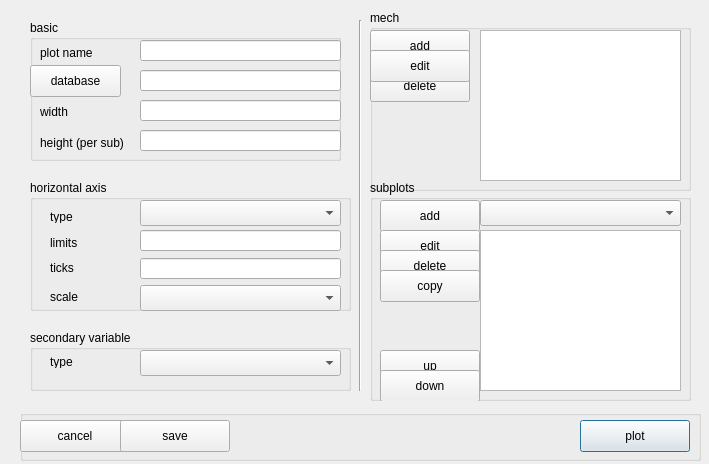
<?xml version="1.0" encoding="UTF-8"?>
<ui version="4.0">
 <class>Dialog</class>
 <widget class="QDialog" name="Dialog">
  <property name="geometry">
   <rect>
    <x>0</x>
    <y>0</y>
    <width>709</width>
    <height>464</height>
   </rect>
  </property>
  <property name="windowTitle">
   <string>plot builder</string>
  </property>
  <widget class="QGroupBox" name="gb_mech">
   <property name="geometry">
    <rect>
     <x>370</x>
     <y>10</y>
     <width>321</width>
     <height>181</height>
    </rect>
   </property>
   <property name="title">
    <string>mech</string>
   </property>
   <property name="flat">
    <bool>true</bool>
   </property>
   <widget class="QListView" name="list_mech">
    <property name="geometry">
     <rect>
      <x>110</x>
      <y>20</y>
      <width>201</width>
      <height>151</height>
     </rect>
    </property>
   </widget>
   <widget class="QPushButton" name="btn_del_mech">
    <property name="geometry">
     <rect>
      <x>0</x>
      <y>60</y>
      <width>100</width>
      <height>32</height>
     </rect>
    </property>
    <property name="text">
     <string>delete</string>
    </property>
    <property name="autoDefault">
     <bool>false</bool>
    </property>
   </widget>
   <widget class="QPushButton" name="btn_add_mech">
    <property name="geometry">
     <rect>
      <x>0</x>
      <y>20</y>
      <width>100</width>
      <height>32</height>
     </rect>
    </property>
    <property name="text">
     <string>add</string>
    </property>
    <property name="autoDefault">
     <bool>false</bool>
    </property>
   </widget>
   <widget class="QPushButton" name="btn_edit_mech">
    <property name="geometry">
     <rect>
      <x>0</x>
      <y>40</y>
      <width>100</width>
      <height>32</height>
     </rect>
    </property>
    <property name="text">
     <string>edit</string>
    </property>
    <property name="autoDefault">
     <bool>false</bool>
    </property>
   </widget>
  </widget>
  <widget class="Line" name="line_2">
   <property name="geometry">
    <rect>
     <x>350</x>
     <y>20</y>
     <width>20</width>
     <height>371</height>
    </rect>
   </property>
   <property name="orientation">
    <enum>Qt::Vertical</enum>
   </property>
  </widget>
  <widget class="QGroupBox" name="btn_saveas">
   <property name="geometry">
    <rect>
     <x>20</x>
     <y>410</y>
     <width>681</width>
     <height>51</height>
    </rect>
   </property>
   <property name="title">
    <string/>
   </property>
   <property name="flat">
    <bool>true</bool>
   </property>
   <widget class="QPushButton" name="btn_cancel">
    <property name="geometry">
     <rect>
      <x>0</x>
      <y>10</y>
      <width>110</width>
      <height>32</height>
     </rect>
    </property>
    <property name="text">
     <string>cancel</string>
    </property>
    <property name="autoDefault">
     <bool>false</bool>
    </property>
   </widget>
   <widget class="QPushButton" name="btn_save">
    <property name="geometry">
     <rect>
      <x>100</x>
      <y>10</y>
      <width>110</width>
      <height>32</height>
     </rect>
    </property>
    <property name="text">
     <string>save</string>
    </property>
    <property name="autoDefault">
     <bool>false</bool>
    </property>
   </widget>
   <widget class="QPushButton" name="btn_plot">
    <property name="geometry">
     <rect>
      <x>560</x>
      <y>10</y>
      <width>110</width>
      <height>32</height>
     </rect>
    </property>
    <property name="text">
     <string>plot</string>
    </property>
    <property name="autoDefault">
     <bool>false</bool>
    </property>
    <property name="default">
     <bool>true</bool>
    </property>
   </widget>
  </widget>
  <widget class="QGroupBox" name="gb_x">
   <property name="geometry">
    <rect>
     <x>30</x>
     <y>180</y>
     <width>321</width>
     <height>131</height>
    </rect>
   </property>
   <property name="title">
    <string>horizontal axis</string>
   </property>
   <property name="flat">
    <bool>true</bool>
   </property>
   <property name="checkable">
    <bool>false</bool>
   </property>
   <widget class="QLabel" name="label_3">
    <property name="geometry">
     <rect>
      <x>20</x>
      <y>30</y>
      <width>56</width>
      <height>13</height>
     </rect>
    </property>
    <property name="text">
     <string>type</string>
    </property>
   </widget>
   <widget class="QLabel" name="label_6">
    <property name="geometry">
     <rect>
      <x>20</x>
      <y>55</y>
      <width>91</width>
      <height>16</height>
     </rect>
    </property>
    <property name="text">
     <string>limits</string>
    </property>
   </widget>
   <widget class="QLineEdit" name="txt_xlim">
    <property name="geometry">
     <rect>
      <x>110</x>
      <y>50</y>
      <width>201</width>
      <height>21</height>
     </rect>
    </property>
    <property name="text">
     <string/>
    </property>
   </widget>
   <widget class="QLineEdit" name="txt_xtick">
    <property name="geometry">
     <rect>
      <x>110</x>
      <y>78</y>
      <width>201</width>
      <height>21</height>
     </rect>
    </property>
    <property name="text">
     <string/>
    </property>
   </widget>
   <widget class="QLabel" name="label_7">
    <property name="geometry">
     <rect>
      <x>20</x>
      <y>80</y>
      <width>91</width>
      <height>16</height>
     </rect>
    </property>
    <property name="text">
     <string>ticks</string>
    </property>
   </widget>
   <widget class="QComboBox" name="cb_xtype">
    <property name="geometry">
     <rect>
      <x>110</x>
      <y>20</y>
      <width>201</width>
      <height>26</height>
     </rect>
    </property>
   </widget>
   <widget class="QComboBox" name="cb_xscale">
    <property name="geometry">
     <rect>
      <x>110</x>
      <y>105</y>
      <width>201</width>
      <height>26</height>
     </rect>
    </property>
   </widget>
   <widget class="QLabel" name="label_9">
    <property name="geometry">
     <rect>
      <x>20</x>
      <y>110</y>
      <width>56</width>
      <height>13</height>
     </rect>
    </property>
    <property name="text">
     <string>scale</string>
    </property>
   </widget>
  </widget>
  <widget class="QGroupBox" name="gb_subplot">
   <property name="geometry">
    <rect>
     <x>370</x>
     <y>180</y>
     <width>321</width>
     <height>221</height>
    </rect>
   </property>
   <property name="title">
    <string>subplots</string>
   </property>
   <property name="flat">
    <bool>true</bool>
   </property>
   <widget class="QComboBox" name="cb_subplot">
    <property name="geometry">
     <rect>
      <x>110</x>
      <y>20</y>
      <width>201</width>
      <height>26</height>
     </rect>
    </property>
   </widget>
   <widget class="QPushButton" name="btn_add_subplot">
    <property name="geometry">
     <rect>
      <x>10</x>
      <y>20</y>
      <width>100</width>
      <height>32</height>
     </rect>
    </property>
    <property name="text">
     <string>add</string>
    </property>
    <property name="autoDefault">
     <bool>false</bool>
    </property>
   </widget>
   <widget class="QListView" name="list_subplot">
    <property name="geometry">
     <rect>
      <x>110</x>
      <y>50</y>
      <width>201</width>
      <height>161</height>
     </rect>
    </property>
    <property name="dragEnabled">
     <bool>false</bool>
    </property>
    <property name="dragDropMode">
     <enum>QAbstractItemView::NoDragDrop</enum>
    </property>
    <property name="defaultDropAction">
     <enum>Qt::IgnoreAction</enum>
    </property>
   </widget>
   <widget class="QPushButton" name="btn_edit_subplot">
    <property name="geometry">
     <rect>
      <x>10</x>
      <y>50</y>
      <width>100</width>
      <height>32</height>
     </rect>
    </property>
    <property name="text">
     <string>edit</string>
    </property>
    <property name="autoDefault">
     <bool>false</bool>
    </property>
   </widget>
   <widget class="QPushButton" name="btn_del_subplot">
    <property name="geometry">
     <rect>
      <x>10</x>
      <y>70</y>
      <width>100</width>
      <height>32</height>
     </rect>
    </property>
    <property name="text">
     <string>delete</string>
    </property>
    <property name="autoDefault">
     <bool>false</bool>
    </property>
   </widget>
   <widget class="QPushButton" name="btn_up">
    <property name="geometry">
     <rect>
      <x>10</x>
      <y>170</y>
      <width>100</width>
      <height>32</height>
     </rect>
    </property>
    <property name="text">
     <string>up</string>
    </property>
    <property name="autoDefault">
     <bool>false</bool>
    </property>
   </widget>
   <widget class="QPushButton" name="btn_down">
    <property name="geometry">
     <rect>
      <x>10</x>
      <y>190</y>
      <width>100</width>
      <height>32</height>
     </rect>
    </property>
    <property name="text">
     <string>down</string>
    </property>
    <property name="autoDefault">
     <bool>false</bool>
    </property>
   </widget>
   <widget class="QPushButton" name="btn_copy_subplot">
    <property name="geometry">
     <rect>
      <x>10</x>
      <y>90</y>
      <width>100</width>
      <height>32</height>
     </rect>
    </property>
    <property name="text">
     <string>copy</string>
    </property>
    <property name="autoDefault">
     <bool>false</bool>
    </property>
   </widget>
  </widget>
  <widget class="QGroupBox" name="gb_basic">
   <property name="geometry">
    <rect>
     <x>30</x>
     <y>20</y>
     <width>311</width>
     <height>141</height>
    </rect>
   </property>
   <property name="title">
    <string>basic</string>
   </property>
   <property name="flat">
    <bool>true</bool>
   </property>
   <widget class="QPushButton" name="btn_db">
    <property name="geometry">
     <rect>
      <x>0</x>
      <y>45</y>
      <width>91</width>
      <height>32</height>
     </rect>
    </property>
    <property name="text">
     <string>database</string>
    </property>
    <property name="default">
     <bool>false</bool>
    </property>
   </widget>
   <widget class="QLineEdit" name="txt_db">
    <property name="geometry">
     <rect>
      <x>110</x>
      <y>50</y>
      <width>201</width>
      <height>21</height>
     </rect>
    </property>
    <property name="text">
     <string/>
    </property>
    <property name="readOnly">
     <bool>true</bool>
    </property>
   </widget>
   <widget class="QLabel" name="label_22">
    <property name="geometry">
     <rect>
      <x>10</x>
      <y>25</y>
      <width>121</width>
      <height>16</height>
     </rect>
    </property>
    <property name="text">
     <string>plot name</string>
    </property>
   </widget>
   <widget class="QLineEdit" name="txt_name">
    <property name="geometry">
     <rect>
      <x>110</x>
      <y>20</y>
      <width>201</width>
      <height>21</height>
     </rect>
    </property>
    <property name="text">
     <string/>
    </property>
   </widget>
   <widget class="QLabel" name="label_4">
    <property name="geometry">
     <rect>
      <x>10</x>
      <y>85</y>
      <width>56</width>
      <height>13</height>
     </rect>
    </property>
    <property name="text">
     <string>width</string>
    </property>
   </widget>
   <widget class="QLineEdit" name="txt_fig_w">
    <property name="geometry">
     <rect>
      <x>110</x>
      <y>80</y>
      <width>201</width>
      <height>21</height>
     </rect>
    </property>
    <property name="text">
     <string/>
    </property>
   </widget>
   <widget class="QLabel" name="label_5">
    <property name="geometry">
     <rect>
      <x>10</x>
      <y>115</y>
      <width>111</width>
      <height>16</height>
     </rect>
    </property>
    <property name="text">
     <string>height (per sub)</string>
    </property>
   </widget>
   <widget class="QLineEdit" name="txt_sub_h">
    <property name="geometry">
     <rect>
      <x>110</x>
      <y>110</y>
      <width>201</width>
      <height>21</height>
     </rect>
    </property>
    <property name="text">
     <string/>
    </property>
   </widget>
  </widget>
  <widget class="QGroupBox" name="gb_2nd">
   <property name="geometry">
    <rect>
     <x>30</x>
     <y>330</y>
     <width>321</width>
     <height>61</height>
    </rect>
   </property>
   <property name="title">
    <string>secondary variable</string>
   </property>
   <property name="flat">
    <bool>true</bool>
   </property>
   <widget class="QLabel" name="label_8">
    <property name="geometry">
     <rect>
      <x>20</x>
      <y>25</y>
      <width>56</width>
      <height>13</height>
     </rect>
    </property>
    <property name="text">
     <string>type</string>
    </property>
   </widget>
   <widget class="QComboBox" name="cb_2nd_var">
    <property name="geometry">
     <rect>
      <x>110</x>
      <y>20</y>
      <width>201</width>
      <height>26</height>
     </rect>
    </property>
   </widget>
  </widget>
 </widget>
 <resources/>
 <connections/>
</ui>
